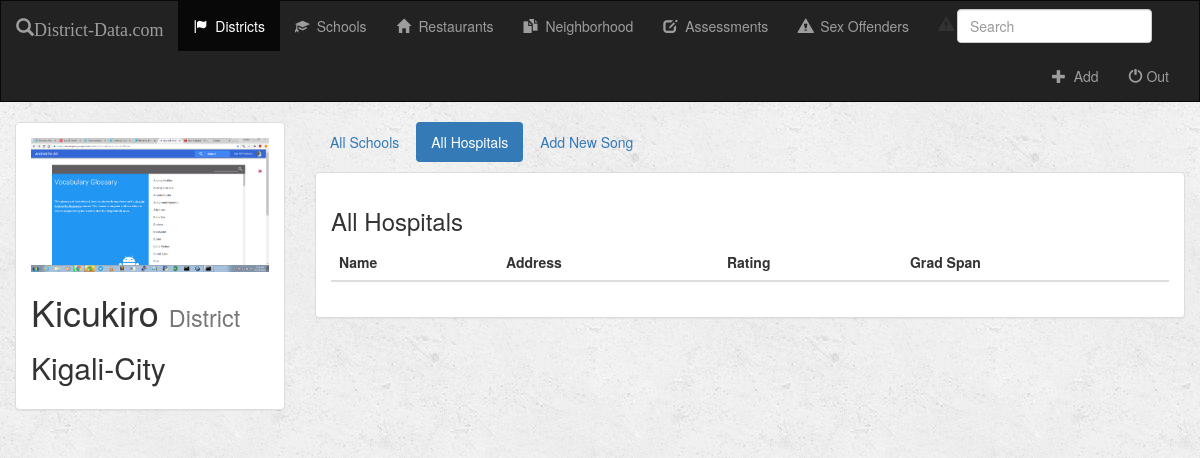
/district/1/hospitals/, run on the app's committed database.
### district/models.py (models this page shows)
class Album(models.Model):
    user = models.ForeignKey(User, default=1)
    artist = models.CharField(max_length=250)
    album_title = models.CharField(max_length=500)
    genre = models.CharField(max_length=100)
    album_logo = models.FileField()
    is_favorite = models.BooleanField(default=False)
    def __str__(self):
        return self.album_title + ' - ' + self.artist

### district/views.py (the view)
# urls.py: url(r'^(?P<album_id>[0-9]+)/hospitals/$', views.hospitals, name='hospitals'),
def hospitals(request, album_id):
        user = request.user
        album = get_object_or_404(Album, pk=album_id)
        return render(request, 'district/hospitals.html', {'album': album, 'user': user})

### district/templates/district/hospitals.html (shortened to what this page needs)
{% extends 'district/base.html' %}
{% block albums_active %}active{% endblock %}
{% block body %}
<div class="container-fluid songs-container">
    <div class="row">
        <div class="col-sm-4 col-md-3">
            <div class="panel panel-default">
                <div class="panel-body">
                    <a href="{% url 'district:detail' album.id %}">
                        {% if album.album_logo %}
                            <img src="{{ album.album_logo.url }}" class="img-responsive">
                        {% else %}
                            <h3>No image to display</h3>
                        {% endif %}
                    </a>
                    <h1>{{ album.album_title }} <small>{{ album.genre }}</small></h1>
                    <h2>{{ album.artist }}</h2>
                </div>
            </div>
        </div>
        <div class="col-sm-8 col-md-9">
            <ul class="nav nav-pills" style="margin-bottom: 10px;">
                <li role="presentation"><a href="{% url 'district:detail' album.id %}">All Schools</a></li>
                <li role="presentation" class="active"><a href="{% url 'district:hospitals' album.id %}">All Hospitals</a></li>
                <li role="presentation"><a href="{% url 'district:create_song' album.id %}">Add New Song</a></li>
            </ul>
            <div class="panel panel-default">
                <div class="panel-body">
                    <h3>All Hospitals</h3>
                    <table class="table">
                        <thead>
                        <tr>
                            <th>Name</th>
                            <th>Address</th>
                            <th>Rating</th>
                            <th>Grad Span</th>
                        </tr>
                        </thead>
                    </table>
                </div>
            </div>
        </div>
    </div>
</div>
{% endblock %}

### district/static/district/style.css (style rules this page uses)
body { background: white url("images/background.png"); }

### data on the page
Album: album_logo (picture), album_title "Kicukiro", genre "District", artist "Kigali-City"
